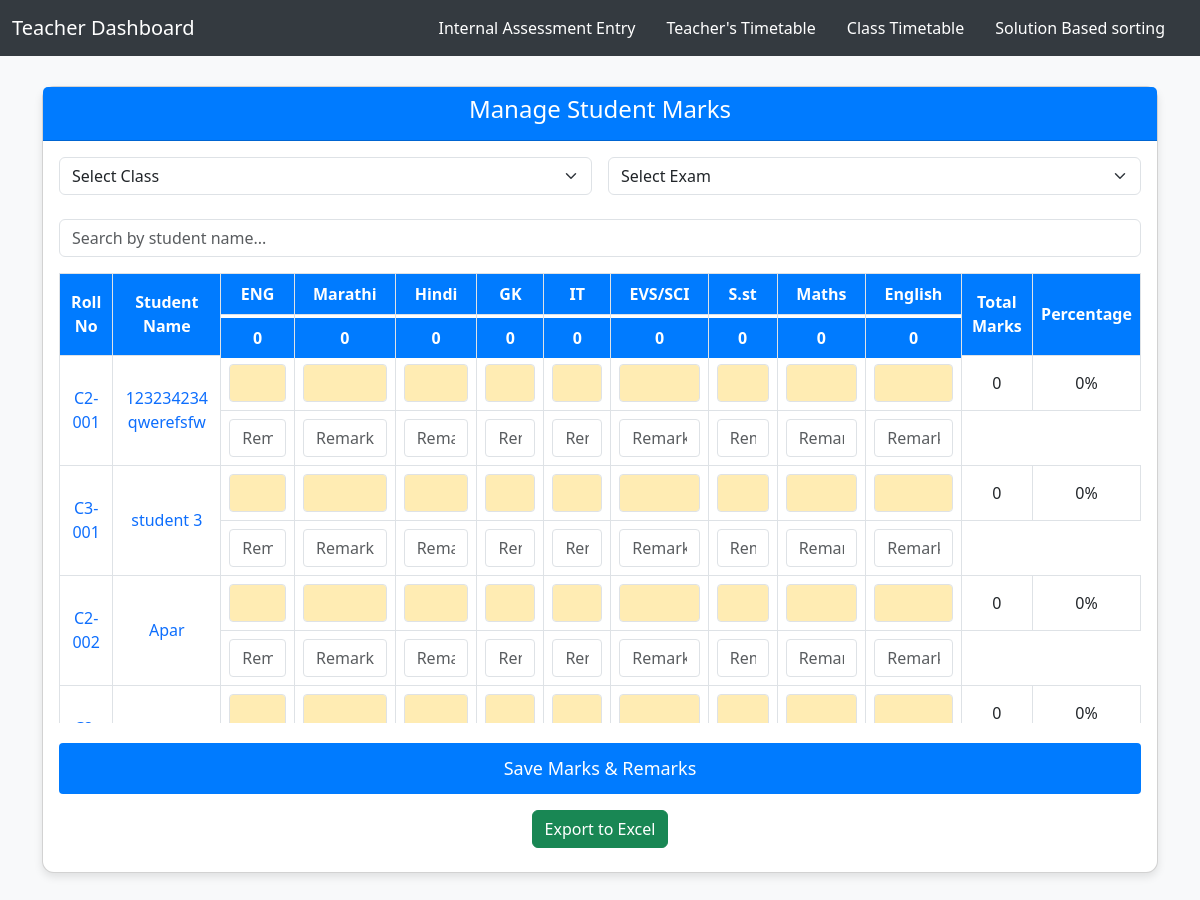
Page /teacher_dashboard on the committed database.
### school_app/models.py (models this page shows, shortened)
class Subject(models.Model):
    name = models.CharField(max_length=100, unique=True)

class Student(models.Model):
    CATEGORY_CHOICES = [
        ("General", "General"),
        ("OBC", "OBC"),
        ("SC", "SC"),
        ("ST", "ST"),
        ("Others", "Others"),
    ]
    name = models.CharField(max_length=100)
    aadhar = models.CharField(max_length=12, unique=True)
    pen = models.CharField(max_length=20, unique=True, blank=True, null=True)
    email = models.EmailField(blank=True, null=True, unique=True)
    phone = models.CharField(max_length=15, unique=False)
    parent = models.ForeignKey(Parent, on_delete=models.SET_NULL, null=True, blank=True, related_name="children")
    address = models.TextField()
    assigned_class = models.ForeignKey(Class, on_delete=models.CASCADE, related_name="students")
    roll_number = models.CharField(max_length=20, blank=True, null=True, unique=True)
    role = models.CharField(max_length=50, blank=True, null=True)
    category = models.CharField(max_length=10, choices=CATEGORY_CHOICES, default="General")
    class Meta:
        unique_together = ("assigned_class", "roll_number")  # Ensure uniqueness per class

### school_app/views.py (the view, shortened to what this page needs)
# urls.py: path('teacher_dashboard', views.teacher_dashboard, name='teacher_dashboard'),
@require_http_methods(["GET"])
def teacher_dashboard(request):
    class_id = request.GET.get('class_id', None)
    exam_id = request.GET.get('exam_id', None)
    classes = Class.objects.all()
    exams = Exam.objects.all()
    students = Student.objects.all()
    subjects = Subject.objects.all()
    if class_id and not class_id.isdigit():
        class_id = None  # Invalid class_id
    if class_id:
        class_id = int(class_id)
        if not classes.filter(id=class_id).exists():
            class_id = None  # Invalid class_id
    if exam_id and not exam_id.isdigit():
        exam_id = None  # Invalid exam_id
    if exam_id:
        exam_id = int(exam_id)
        if not exams.filter(id=exam_id).exists():
            exam_id = None  # Invalid exam_id
    if class_id:
        students = students.filter(assigned_class_id=class_id).select_related('assigned_class')
        subject_ids = Teacher_Subject_Class_Relation.objects.filter(
            assigned_classes__id=class_id
        ).values_list('subject_id', flat=True).distinct()
        subjects = subjects.filter(id__in=subject_ids)
    schedules = ExamSchedule.objects.none()  # Default value for schedules
    if exam_id:
        schedules = ExamSchedule.objects.filter(exam_id=exam_id)
        if class_id:
            schedules = schedules.filter(school_class_id=class_id)
    total_marks_dict = {sch.subject.id: sch.total_marks for sch in schedules}
    for subj in subjects:
        subj.total_marks = total_marks_dict.get(subj.id, 0)
    marks_data = {}
    context = {
        'classes': classes,
        'exams': exams,
        'students': students,
        'subjects': subjects,
        'selected_class_id': class_id,
        'selected_exam_id': exam_id,
        'marks_data': json.dumps(marks_data),  # Sending data as JSON
    }
    return render(request, 'school_management/teacher_dashboard.html', context)

### school_app/templates/school_management/teacher_dashboard.html (shortened to what this page needs)
<!DOCTYPE html>
<html lang="en">
<head>
  <link href="https://cdn.jsdelivr.net/npm/bootstrap@5.3.0/dist/css/bootstrap.min.css" rel="stylesheet">
</head>
<body>
<nav class="navbar navbar-expand-lg navbar-dark">
  <div class="container-fluid">
    <a class="navbar-brand" href="#">Teacher Dashboard</a>
    <ul class="navbar-nav flex-row">
      <li class="nav-item"><a class="nav-link" href="{% url 'internal_assessment_entry' %}">Internal Assessment Entry</a></li>
      <li class="nav-item"><a class="nav-link" href="{% url 'teacher_timetable_pg' %}">Teacher's Timetable</a></li>
      <li class="nav-item"><a class="nav-link" href="{% url 'class_timetable_page' %}">Class Timetable</a></li>
      <li class="nav-item"><a class="nav-link" href="{% url 'solution_based_sorting_view' %}">Solution Based sorting</a></li>
    </ul>
  </div>
</nav>
<div class="container">
  <div class="card">
    <div class="card-header text-center">
      <h4>Manage Student Marks</h4>
    </div>
    <div class="card-body">
      <form id="filterForm" method="GET" action="{% url 'teacher_dashboard' %}" class="row g-3 mb-4">
        <div class="col-md-6">
          <select id="class_id" name="class_id" class="form-select" required>
            <option value="">Select Class</option>
          </select>
        </div>
        <div class="col-md-6">
          <select id="exam_id" name="exam_id" class="form-select" required>
            <option value="">Select Exam</option>
          </select>
        </div>
      </form>
      <div class="mb-3">
        <input type="text" id="search-student" class="form-control" placeholder="Search by student name...">
      </div>
      <div class="table-wrapper">
        <table class="table table-bordered table-hover">
          <thead>
            <tr>
              <th rowspan="2">Roll No</th>
              <th rowspan="2">Student Name</th>
              {% for subject in subjects %}
                <th>{{ subject.name }}</th>
              {% endfor %}
              <th rowspan="2">Total Marks</th>
              <th rowspan="2">Percentage</th>
            </tr>
            <tr>
              {% for subject in subjects %}
                <th>{{ subject.total_marks }}</th>
              {% endfor %}
            </tr>
          </thead>
          <tbody>
            {% for student in students %}
              <tr>
                <td rowspan="2"><a href="{% url 'student_detail' student.id %}" class="text-decoration-none">{{ student.roll_number }}</a></td>
                <td rowspan="2"><a href="{% url 'student_detail' student.id %}" class="text-decoration-none">{{ student.name }}</a></td>
                {% for subject in subjects %}
                  <td><input type="number" class="marks-input form-control" data-student-id="{{ student.id }}" data-subject-id="{{ subject.id }}" min="0" max="{{ subject.total_marks }}" /></td>
                {% endfor %}
                <td id="total-{{ student.id }}">0</td>
                <td id="percentage-{{ student.id }}">0%</td>
              </tr>
              <tr>
                {% for subject in subjects %}
                  <td><input type="text" class="remarks-input form-control" data-student-id="{{ student.id }}" data-subject-id="{{ subject.id }}" placeholder="Remarks for {{ subject.name }}" maxlength="100" /></td>
                {% endfor %}
              </tr>
            {% empty %}
              <tr>
                <td colspan="{{ subjects|length|add:3 }}" class="text-center">No students found</td>
              </tr>
            {% endfor %}
          </tbody>
        </table>
      </div>
      <div class="text-center">
        <button type="button" id="save-marks" class="btn-save mb-3">Save Marks & Remarks</button><br>
        <button type="button" id="export-excel" class="btn btn-success mb-2">Export to Excel</button>
      </div>
    </div>
  </div>
</div>
</body>
</html>

### school_app/templates/school_management/teacher_dashboard.html (style rules this page uses)
body { background-color: #f8f9fa; font-family: 'Segoe UI', Tahoma, Geneva, Verdana, sans-serif; }
.navbar { background-color: #343a40; }
.navbar a { color: white; margin-right: 15px; text-decoration: none; }
.container { margin-top: 30px; }
.table th, .table td { text-align: center; vertical-align: middle; word-wrap: break-word; }
.table th { background-color: #007bff; color: white; }
.marks-input, .remarks-input { width: 100%; text-align: center; border-radius: 0.25rem; }
.btn-save { margin-top: 20px; width: 100%; padding: 12px; font-size: 18px; background-color: #007bff; border: none; color: white; border-radius: 0.25rem; }
.card { border-radius: 12px; box-shadow: 0 4px 8px rgba(0, 0, 0, 0.1); }
.card-header { background-color: #007bff; color: white; font-weight: bold; }
.table-wrapper { overflow-x: auto; max-height: 450px; position: relative; }
thead th { position: sticky; top: 0; background-color: #007bff; z-index: 2; }
thead tr:nth-child(2) th { top: 44px; }
.empty-input { background-color: #ffecb3 !important; }

### rows in the picture
Subject: name "ENG", total_marks "0", name "Remarks for ENG"
Subject: name "Marathi", total_marks "0", name "Remarks for Marathi"
Subject: name "Hindi", total_marks "0", name "Remarks for Hindi"
Subject: name "GK", total_marks "0", name "Remarks for GK"
Subject: name "IT", total_marks "0", name "Remarks for IT"
Subject: name "EVS/SCI", total_marks "0", name "Remarks for EVS/SCI"
Subject: name "S.st", total_marks "0", name "Remarks for S.st"
Subject: name "Maths", total_marks "0", name "Remarks for Maths"
Subject: name "English", total_marks "0", name "Remarks for English"
Student: roll_number "C2-001", name "123234234 qwerefsfw"
Student: roll_number "C3-001", name "student 3"
Student: roll_number "C2-002", name "Apar"
